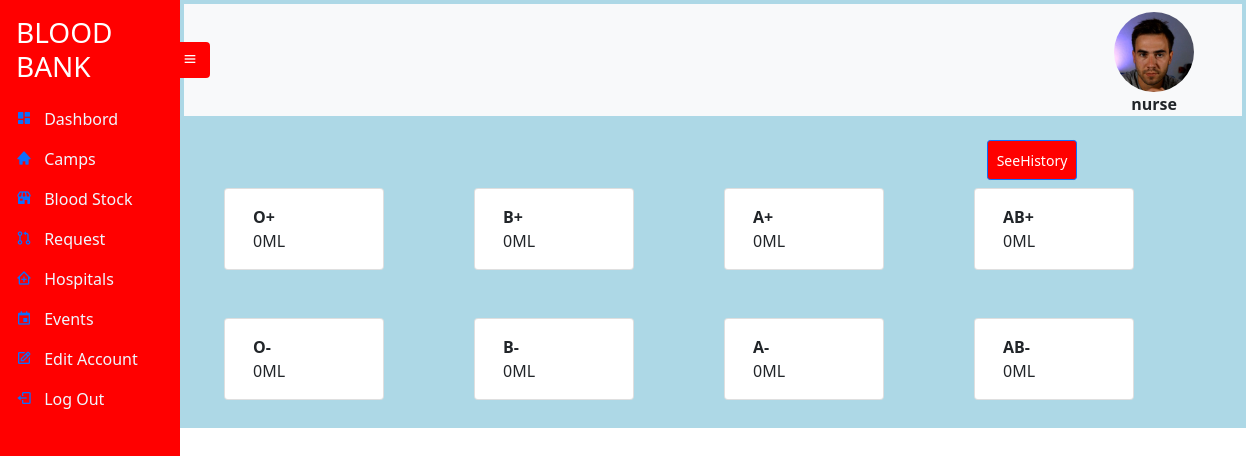
The page /bloodstock/ (signed in) on the database its author committed.
### UserAccount/models.py (models this page shows, shortened)
class UserRegistration(models.Model):
    User_id = models.UUIDField(default=uuid.uuid4, unique=True,
                          primary_key=True, editable=False)
    FirstName = models.CharField(max_length=20 , null=True , blank=True)
    LastName = models.CharField(max_length=20 , null=True , blank=True)
    Address_id = models.OneToOneField(Address , on_delete=models.CASCADE)
    Age = models.IntegerField(null=True , blank=True)
    Account_id = models.OneToOneField(Account , on_delete=models.CASCADE)
    ProfilePic= models.FileField(null=True, blank=True, upload_to='profilepic/', default="profilepic/defaultprofile.jpeg")

class Account(AbstractUser):
    Role = models.CharField(max_length=25, null=True , blank=True)

### Blood/views.py (the view)
# urls.py: path('bloodstock/',  views.BloodStock, name='bloodstock'),
def BloodStock(request):
    account = UserState(request)['account']
    dic={'O+':0,'B+':0,'A+':0,'AB+':0,'O-':0,'B-':0,'A-':0,'AB-':0,}
    for i in Blood.objects.all():
        dic[i.BloodGroup]+=int(i.QuantityOfBlood[:-2])
    context = {
        'account':account,
        'Op':dic['O+'],'Ap':dic['A+'],'Bp':dic['B+'],'ABp':dic['AB+'],
        'Om':dic['O-'],'Am':dic['A-'],'Bm':dic['B-'],'ABm':dic['AB-'],
    }
    return render(request ,'bbmanager/bloodstock.html' , context)

### Blood/views.py (called while the page is built)
def UserState(request):
    user = request.user
    account = UserRegistration.objects.get(Account_id=user.id)
    context={'account':account}
    return context

### templates/bbmanager/bloodstock.html
{% extends 'bbmanager/bbmanager.html' %}
{% block content %}
<br>
<a href="{% url 'bloodhistory' 'notall' %}" ><button type="button" class="btn btn-primary btn-sm" style= "background-color: red; height: 40px;width: 90px; float: right;margin-right: 165px;">SeeHistory</button></a>
<div class="container">
   <br>
   <br>
   <div class="row" style="column-gap: 90px;">
     <div class="card" style="width: 10rem;">
       <div class="card-body">
         <p class="card-text"><b>O+</b> <br>{{ Op }}ML</p>
       </div>
     </div>
     <div class="card" style="width: 10rem;">
       <div class="card-body">
         <p class="card-text"><b>B+</b> <br>{{ Bp }}ML</p>
       </div>
     </div>
     <div class="card" style="width: 10rem;">
       <div class="card-body">
         <p class="card-text"><b>A+</b> <br>{{ Ap }}ML</p>
       </div>
     </div>
     <div class="card" style="width: 10rem;">
       <div class="card-body">
         <p class="card-text"><b>AB+</b> <br>{{ ABp }}ML</p>
       </div>
     </div>
   </div>
 </div>
 <div class="container">
   <br>
   <br>
   <div class="row" style="column-gap: 90px;">
     <div class="card" style="width: 10rem;">
       <div class="card-body">
         <p class="card-text"><b>O-</b> <br>{{ Om }}ML</p>
       </div>
     </div>
     <div class="card" style="width: 10rem;">
       <div class="card-body">
         <p class="card-text"><b>B-</b> <br>{{ Bm }}ML</p>
       </div>
     </div>
     <div class="card" style="width: 10rem;">
       <div class="card-body">
         <p class="card-text"><b>A-</b> <br>{{  Am }}ML</p>
       </div>
     </div>
     <div class="card" style="width: 10rem;">
       <div class="card-body">
         <p class="card-text"><b>AB-</b> <br>{{ ABm }}ML</p>
       </div>
     </div>
   </div>
 </div>
<br>
{% endblock %}

### templates/bbmanager/bbmanager.html (shortened to what this page needs)
{% extends 'sidebarbase.html' %}
{% block content1 %}
    <div
      class="side-navbar active-nav d-flex justify-content-between flex-wrap flex-column"
      id="sidebar"
    >
      <ul class="nav flex-column text-white w-100">
        <a href="{% url 'bbdashbord' 'notall' %}" class="nav-link h3 text-white my-2">
          BLOOD BANK
        </a>
        <li class="nav-link">
          <i class="bx bxs-dashboard"></i>
          <span class="mx-2" ><a class="inner-anchor"  href="{% url 'bbdashbord' 'notall' %}"> Dashbord</a></span>
        </li>
        <li class="nav-link">
          <i class="bx bxs-home"></i>
          <span class="mx-2" ><a class="inner-anchor" href="{% url 'camps' 'notall' %}"> Camps</a></span>
        </li>
        <li class="nav-link">
          <i class="bx bxs-store"></i>
          <span class="mx-2" ><a class="inner-anchor" href="{% url 'bloodstock' %}"> Blood Stock</a></span>
        </li>
        <li class="nav-link">
          <i class="bx bx-git-pull-request"></i>
          <span class="mx-2" ><a class="inner-anchor" href="{% url 'hospitalrequest' 'notall' %}"> Request</a></span>
        </li>
        <li  class="nav-link">
          <i class="bx bx-clinic"></i>
          <span class="mx-2" ><a class="inner-anchor" href="{% url 'hospitals' 'notall' %}"> Hospitals</a></span>
        </li>
        <li class="nav-link">
          <i class="bx bx-calendar-event"></i>
          <span class="mx-2" ><a class="inner-anchor" href="{% url 'events' 'notall' %}"> Events</a></span>
        </li>
        <li class="nav-link">
          <i class="bx bx-edit"></i>
          <span class="mx-2" ><a class="inner-anchor" href="{% url 'editpassword'  %}"> Edit Account</a></span>
        </li>
        <li class="nav-link">
          <i class="bx bx-log-out"></i>
          <span class="mx-2" ><a class="inner-anchor" href="{% url 'logout' %}" > Log Out </a></span>
        </li>
      </ul>
    </div>
    <div class="p-1 my-container active-cont" style="background-color:lightblue">
      <nav class="navbar top-navbar navbar-light bg-light px-5">
        <a class="btn border-0" id="menu-btn"><i class="bx bx-menu"></i></a>
        <figure id="image">
          <img src="/static/images/{{ account.ProfilePic }}" style="height: 80px;
          width: 80px;
          border-radius: 50%; " >
          <figcaption style="text-align: center;"><b>{{user.username}}</b></figcaption>
        </figure>
              </nav>
      {% block content %}
      {% endblock %}
{% endblock %}

### static/styles/sidebar.css (style rules this page uses)
* { margin: 0; padding: 0; box-sizing: border-box; }
body { min-height: 100vh; background-color: #fff; }
.side-navbar { width: 180px; height: 100%; position: fixed; margin-left: -300px; background-color: red; transition: 0.5s; }
.my-container { transition: 0.4s; }
.active-nav { margin-left: 0; }
.active-cont { margin-left: 180px; }
#menu-btn { background-color: red ; color: #fff; margin-left: -62px; }
#image { max-width: 300px; height: 80px; border-radius: 50%; top: 10px; right: 0px; }
.inner-anchor { color: aliceblue; text-decoration: black; }
.container { margin-left: 40px; }

### rows shown on the page
UserRegistration: ProfilePic (picture)
Account: username "nurse"

### other values the page prints
{{ Op }} "0"
{{ Bp }} "0"
{{ Ap }} "0"
{{ ABp }} "0"
{{ Om }} "0"
{{ Bm }} "0"
{{ Am }} "0"
{{ ABm }} "0"
